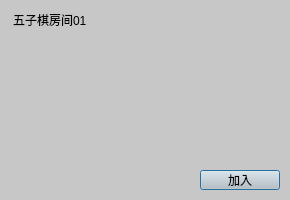
<?xml version="1.0" encoding="UTF-8"?>
<ui version="4.0">
 <class>roomitem</class>
 <widget class="QDialog" name="roomitem">
  <property name="geometry">
   <rect>
    <x>0</x>
    <y>0</y>
    <width>290</width>
    <height>200</height>
   </rect>
  </property>
  <property name="minimumSize">
   <size>
    <width>290</width>
    <height>200</height>
   </size>
  </property>
  <property name="maximumSize">
   <size>
    <width>290</width>
    <height>200</height>
   </size>
  </property>
  <property name="windowTitle">
   <string>Dialog</string>
  </property>
  <property name="styleSheet">
   <string notr="true">background-color:rgb(199, 199, 199)</string>
  </property>
  <widget class="QLabel" name="lb_title">
   <property name="geometry">
    <rect>
     <x>13</x>
     <y>10</y>
     <width>261</width>
     <height>20</height>
    </rect>
   </property>
   <property name="text">
    <string>五子棋房间01</string>
   </property>
  </widget>
  <widget class="QLabel" name="lb_player1">
   <property name="geometry">
    <rect>
     <x>50</x>
     <y>60</y>
     <width>81</width>
     <height>81</height>
    </rect>
   </property>
   <property name="text">
    <string/>
   </property>
   <property name="pixmap">
    <pixmap resource="resource.qrc">:/icon/slotwait.png</pixmap>
   </property>
   <property name="scaledContents">
    <bool>true</bool>
   </property>
  </widget>
  <widget class="QLabel" name="lb_player2">
   <property name="geometry">
    <rect>
     <x>150</x>
     <y>60</y>
     <width>81</width>
     <height>81</height>
    </rect>
   </property>
   <property name="text">
    <string/>
   </property>
   <property name="pixmap">
    <pixmap resource="resource.qrc">:/icon/slotwait.png</pixmap>
   </property>
   <property name="scaledContents">
    <bool>true</bool>
   </property>
  </widget>
  <widget class="QPushButton" name="pb_join">
   <property name="geometry">
    <rect>
     <x>200</x>
     <y>170</y>
     <width>80</width>
     <height>20</height>
    </rect>
   </property>
   <property name="text">
    <string>加入</string>
   </property>
  </widget>
 </widget>
 <resources>
  <include location="resource.qrc"/>
 </resources>
 <connections/>
</ui>
